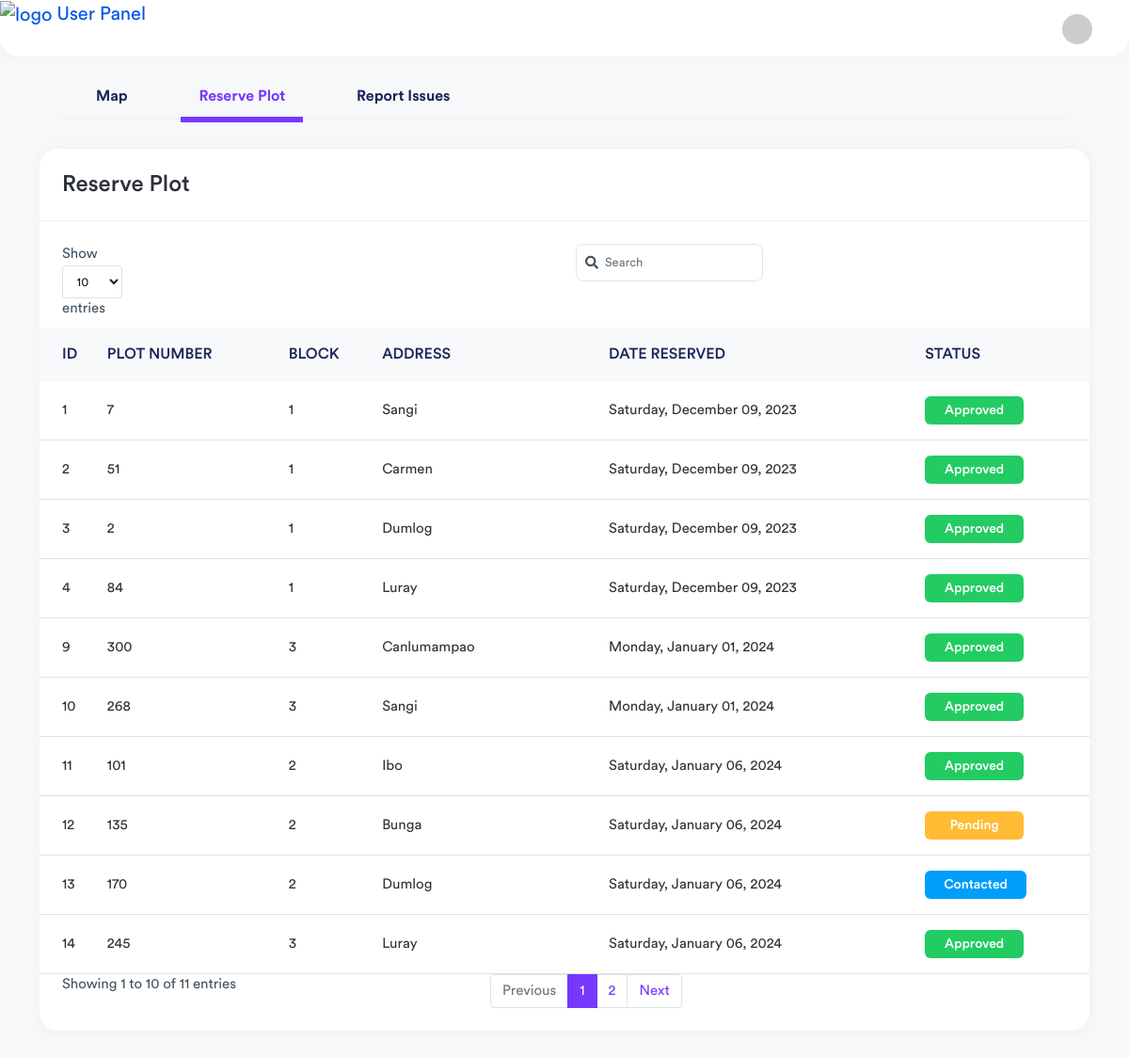
The page /user/index.php?q=view-reserve (signed in) on the database its author committed.
### tables this page shows
CREATE TABLE `tblreserve` (
  `id` int(11) NOT NULL,
  `user_id` int(11) NOT NULL,
  `graveno` int(11) NOT NULL,
  `block` int(11) NOT NULL,
  `location` varchar(100) NOT NULL,
  `status` varchar(100) NOT NULL DEFAULT 'Pending',
  `email` varchar(100) NOT NULL,
  `mobile_number` varchar(100) NOT NULL,
  `created_at` datetime NOT NULL DEFAULT current_timestamp()
);

### user/index.php (called while the page is built, shortened)
<?php
require_once("theme/templates.php");

### include/database.php (called while the page is built, shortened)
<?php
class Database {
	var $sql_string = '';
	private $conn;
	public function open_connection() {
		$this->conn = mysqli_connect(server,user,pass);
		if(!$this->conn){
			echo "Problem in database connection! Contact administrator!";
			exit();
		}else{
			$db_select = mysqli_select_db($this->conn,database_name);
		}
	}
	function setQuery($sql='') {
		$this->sql_string=$sql;
	}
	function executeQuery() {
		$result = mysqli_query($this->conn,$this->sql_string);
		return $result;
	}
	private function confirm_query($result) {
		return $result;
	}
	function loadResultList( $key='' ) {
		$cur = $this->executeQuery();
		$array = array();
		while ($row = mysqli_fetch_object($cur)) {
			if ($key) {
				$array[$row->$key] = $row;
			} else {
				$array[] = $row;
			}
		}
		return $array;
	}
}
$mydb = new Database();
?>

### user/reserved-plot.php (the view, shortened to what this page needs)
<div class="col-xl-12 d-flex">
    <div class="content container-fluid">
        <div class="card invoices-tabs-card">
            <div class="card-body card-body pt-0 pb-0">
                <div class="invoices-items-main-tabs">
                    <div class="row align-items-center">
                        <div class="col-lg-12 col-md-12">
                            <div class="invoices-items-tabs">
                                <ul>
                                    <li><a href="?q=map">Map</a></li>
                                    <li><a href="?q=view-reserve" class="active">Reserve Plot</a></li>
                                    <li><a href="?q=report">Report Issues</a></li>
                                </ul>
                            </div>
                        </div>
                    </div>
                </div>
            </div>
        </div>
        <div class="row">
            <div class="col-12">
                <div class="card card-table">
                    <div class="card-header">
                        <h4 class="card-title">Reserve Plot</h4>
                    </div>
                    <div class="card-body">
                        <div class="table-responsive">
                            <table class="table table-stripped table-hover datatable">
                                <thead class="thead-light">
                                    <tr>
                                        <th>ID</th>
                                        <th>PLOT NUMBER</th>
                                        <th>BLOCK</th>
                                        <th>ADDRESS</th>
                                        <th>DATE RESERVED</th>
                                        <th>STATUS</th>
                                    </tr>
                                </thead>
                                <tbody>
                                    <?php
                                    $sql = "SELECT * FROM tblreserve WHERE user_id = " . $_SESSION['USERID'] . " ORDER BY id ASC";
                                    $mydb->setQuery($sql);
                                    $cur = $mydb->loadResultList();
                                    if ($cur) {
                                        foreach ($cur as $res) {
                                            echo '<tr>';
                                            echo '<td>' . $res->id . '</td>';
                                            echo '<td>' . $res->graveno . '</td>';
                                            echo '<td>' . $res->block . '</td>';
                                            echo '<td>' . $res->location . '</td>';
                                            echo '<td>' . date_format(date_create($res->created_at), 'l, F d, Y') . '</td>';
                                            if ($res->status == 'Pending') {
                                                echo '<td><span class="badge bg-warning">' . $res->status . '</span></td>';
                                            } else if ($res->status == 'Approved') {
                                                echo '<td><span class="badge bg-success">' . $res->status . '</span></td>';
                                            } else if ($res->status == 'Cancelled') {
                                                echo '<td><span class="badge bg-danger">' . $res->status . '</span></td>';
                                            } else if ($res->status == 'Contacted') {
                                                echo '<td><span class="badge bg-info">' . $res->status . '</span></td>';
                                            } else {
                                                echo '<td><span class="badge bg-danger">' . $res->status . '</span></td>';
                                            }
                                            echo '</tr>';
                                        }
                                    } else {
                                        echo '<tr>';
                                        echo '<td colspan="7" style="text-align:center">No Record Found!</td>';
                                        echo '</tr>';
                                    } ?>
                                </tbody>
                            </table>
                        </div>
                    </div>
                </div>
            </div>
        </div>
    </div>
</div>

### rows shown on the page
tblreserve: id "1", graveno "7", block "1", location "Sangi", created_at "Saturday, December 09, 2023", status "Approved"
tblreserve: id "2", graveno "51", block "1", location "Carmen", created_at "Saturday, December 09, 2023", status "Approved"
tblreserve: id "3", graveno "2", block "1", location "Dumlog", created_at "Saturday, December 09, 2023", status "Approved"
tblreserve: id "4", graveno "84", block "1", location "Luray", created_at "Saturday, December 09, 2023", status "Approved"
tblreserve: id "9", graveno "300", block "3", location "Canlumampao", created_at "Monday, January 01, 2024", status "Approved"
tblreserve: id "10", graveno "268", block "3", location "Sangi", created_at "Monday, January 01, 2024", status "Approved"
tblreserve: id "11", graveno "101", block "2", location "Ibo", created_at "Saturday, January 06, 2024", status "Approved"
tblreserve: id "12", graveno "135", block "2", location "Bunga", created_at "Saturday, January 06, 2024", status "Pending"
tblreserve: id "13", graveno "170", block "2", location "Dumlog", created_at "Saturday, January 06, 2024", status "Contacted"
tblreserve: id "14", graveno "245", block "3", location "Luray", created_at "Saturday, January 06, 2024", status "Approved"
